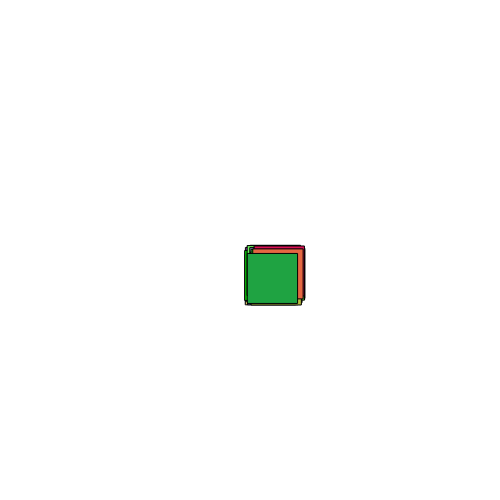
Frame 1 (no input)
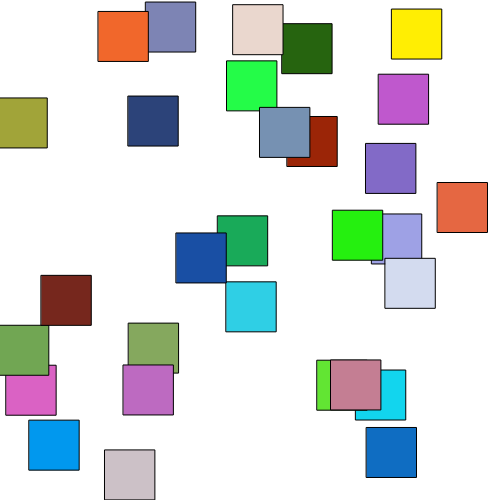
Frame 60 (no input)
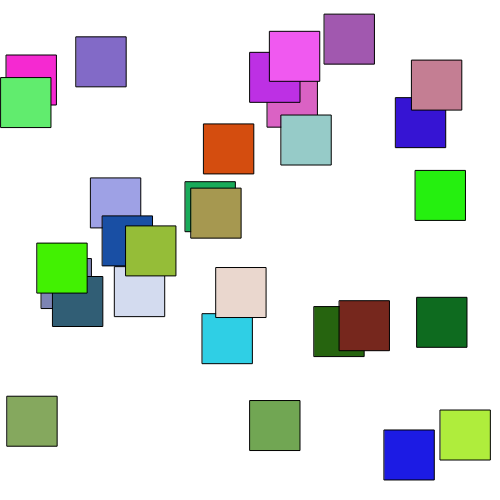
Frame 120 (the mouse pressed at the canvas centre since frame 60)

The p5.js sketch that drew these frames (run headless with seeded random() and noise() and a simulated clock; from frame 60 on, the mouse is pressed at the canvas centre):

// p5.js sketch
// ── sketch.js
function setup() {
  createCanvas(500, 500);
  frameRate(120);
  
  for (let i = 0; i < 30; i++) {
    mesBouncies[i] = new bouncy(50, 250, 250, random(-5, 5), random(-5, 5));
  }
}

class bouncy {
  constructor(size, posX, posY, vitX, vitY) {
    this.size = size;
    this.posX = posX;
    this.posY = posY;
    this.vitX = vitX;
    this.vitY = vitY;
    this.couleur = color(random(255), random(255), random(255));
  }
  
   bouger() {
    this.posX += this.vitX;
    this.posY += this.vitY;
  }
  
  rebondir() {
    if (this.posX + this.size > width || this.posX < 0) {
      this.vitX *= -1;
      this.couleur = color(random(255), random(255), random(255));
    }

    if (this.posY + this.size > height || this.posY < 0) {
      this.vitY *= -1;
      this.couleur = color(random(255), random(255), random(255));
    }
  }
  
  afficher() {
    stroke(0);
    fill(this.couleur); // Appliquer la couleur
    if (this.isCircle) {
    }
    square(this.posX, this.posY, this.size);
  }
  
  update() {
    this.bouger();
    this.rebondir();
    this.afficher();
  }
  
} 

let mesBouncies = [];



function draw() {
  background(255);

  
  for (let i = 0; i < mesBouncies.length; i++) {
    mesBouncies[i].update();
  }
}
